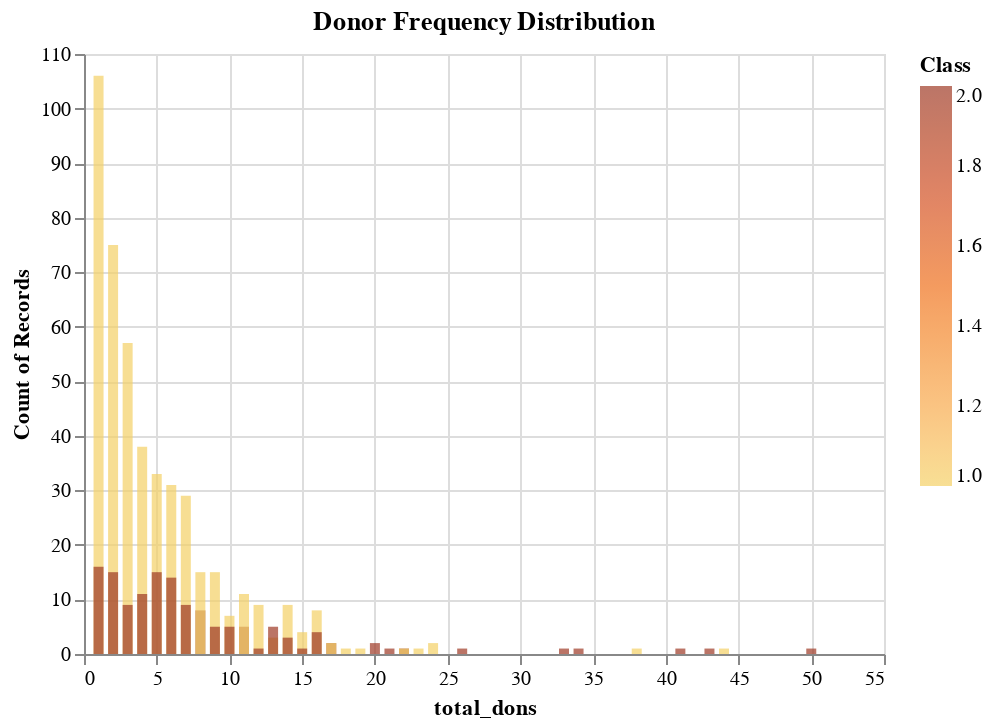

Notebook cell for this chart:
### Code cell
alt.Chart(blood_df_train).mark_bar(opacity = 0.7).encode(
    alt.X("total_dons"),
    alt.Y('count()', stack=None),
    color=alt.Color('Class', scale=alt.Scale(scheme='goldorange'))
).properties(title = "Donor Frequency Distribution")

### Figure 1 — Vega-Lite specification as saved in the notebook (floating-point values rounded to 4 significant figures; data arrays with more than 128 entries replaced by an {"elided": "..."} marker saying what was removed)
{"$schema": "https://vega.github.io/schema/vega-lite/v3.4.0.json", "config": {"mark": {"tooltip": null}, "view": {"height": 300, "width": 400}}, "data": {"name": "data-9f8fa43238d447b8286cb04f7cfdb9c3"}, "datasets": {"data-9f8fa43238d447b8286cb04f7cfdb9c3": {"elided": "598 records"}}, "encoding": {"color": {"field": "Class", "scale": {"scheme": "goldorange"}, "type": "quantitative"}, "x": {"field": "total_dons", "type": "quantitative"}, "y": {"aggregate": "count", "stack": null, "type": "quantitative"}}, "mark": {"opacity": 0.7, "type": "bar"}, "title": "Donor Frequency Distribution"}
